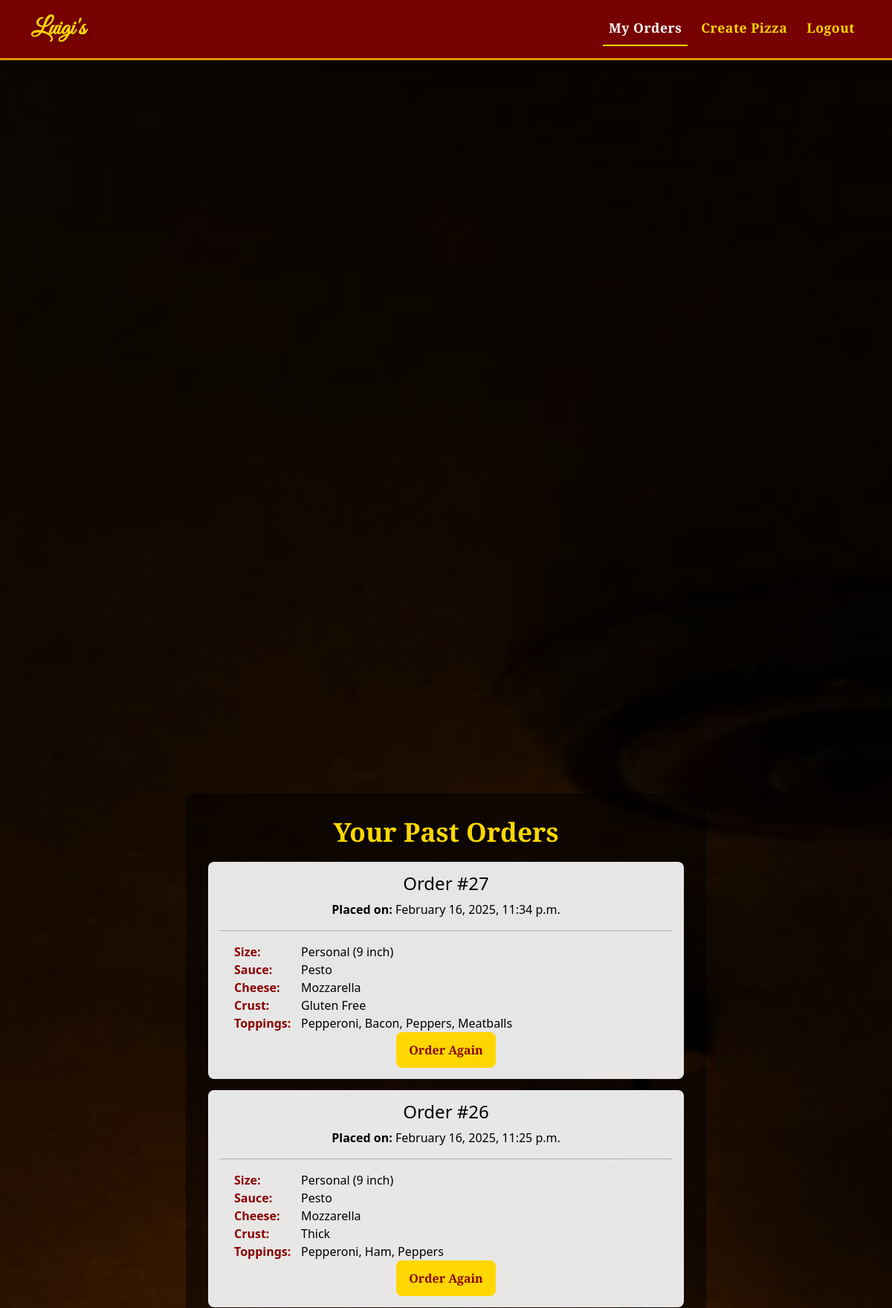
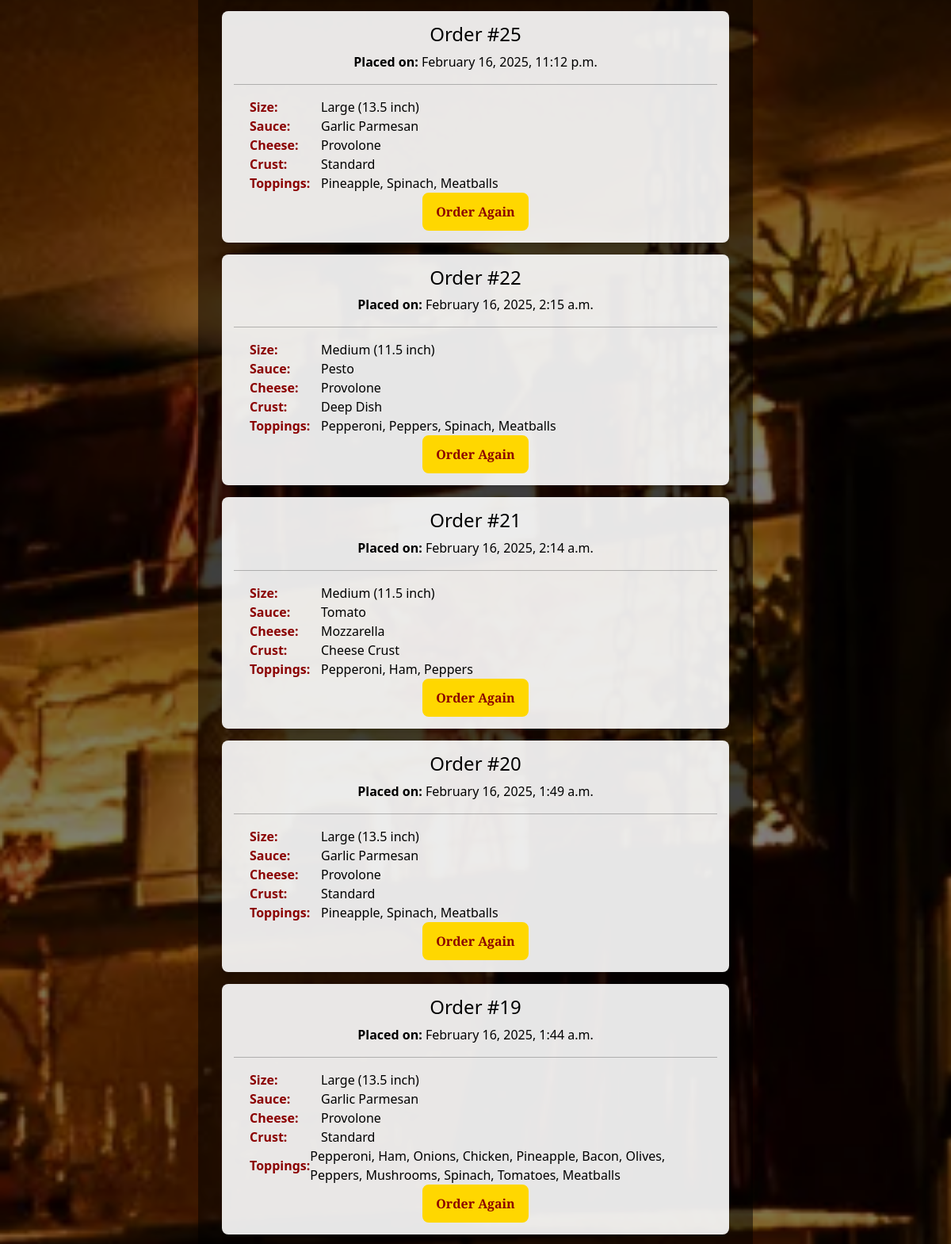
The app's page /order_history/ (signed in, upper part) with its own data (2 pictures, top to bottom).
### orders/models.py (models this page shows, shortened)
class Order(models.Model):
    user = models.ForeignKey(settings.AUTH_USER_MODEL, on_delete=models.CASCADE)
    pizza = models.ForeignKey(Pizza, on_delete=models.CASCADE)
    name = models.CharField(max_length=100)
    address = models.TextField()
    card_number = models.CharField(max_length=16)
    card_expiry = models.CharField(max_length=7)
    card_cvv = models.CharField(max_length=3)
    timestamp = models.DateTimeField(auto_now_add=True)

class Pizza(models.Model):
    size = models.ForeignKey(PizzaSize, on_delete=models.CASCADE)
    crust = models.ForeignKey(PizzaCrust, on_delete=models.CASCADE)
    sauce = models.ForeignKey(PizzaSauce, on_delete=models.CASCADE)
    cheese = models.ForeignKey(PizzaCheese, on_delete=models.CASCADE)
    toppings = models.ManyToManyField(Topping)

class PizzaSize(models.Model):
    name = models.CharField(max_length=20)

class PizzaSauce(models.Model):
    name = models.CharField(max_length=20)

class PizzaCheese(models.Model):
    name = models.CharField(max_length=20)

class PizzaCrust(models.Model):
    name = models.CharField(max_length=20)

class Topping(models.Model):
    name = models.CharField(max_length=20)

### orders/views.py (the view)
# urls.py: path('order_history/', views.order_history, name='order_history'),
@login_required
def order_history(request):
    orders = Order.objects.filter(user=request.user).order_by('-id')
    return render(request, 'orders/order_history.html', {'orders': orders})

### orders/templates/orders/order_history.html (shortened to what this page needs)
{% extends 'orders/base.html' %}
{% load static %}
{% block content %}
<div class="content-wrapper">
    <div class="container orders-container">
        <h2 class="page-title">Your Past Orders</h2>
        {% if orders %}
            <div class="orders-list">
                {% for order in orders|dictsortreversed:"id" %}
                    <div class="order-card">
                        <h4>Order #{{ order.id }}</h4>
                        <p class="order-date"><strong>Placed on:</strong> {{ order.timestamp|date:"F j, Y, g:i a" }}</p>
                        <hr>
                        <div class="order-details">
                            <div><strong>Size:</strong> <span>{{ order.pizza.size.name }}</span></div>
                            <div><strong>Sauce:</strong> <span>{{ order.pizza.sauce.name }}</span></div>
                            <div><strong>Cheese:</strong> <span>{{ order.pizza.cheese.name }}</span></div>
                            <div><strong>Crust:</strong> <span>{{ order.pizza.crust.name }}</span></div>
                            <div><strong>Toppings:</strong>
                                <span>
                                    {% for topping in order.pizza.toppings.all %}
                                        {{ topping.name }}{% if not forloop.last %}, {% endif %}
                                    {% empty %}
                                        No Toppings
                                    {% endfor %}
                                </span>
                            </div>
                        </div>
                        <a href="{% url 'order_again' order.id %}" class="btn custom-btn">Order Again</a>
                    </div>
                {% endfor %}
            </div>
        {% else %}
            <p class="no-orders">You have no past orders.</p>
        {% endif %}
    </div>
</div>
{% endblock %}

### records on screen
Order: id "27", timestamp "February 16, 2025, 11:34 p.m.", pizza.size.name "Personal (9 inch)", pizza.sauce.name "Pesto", pizza.cheese.name "Mozzarella", pizza.crust.name "Gluten Free"
Topping: name "Pepperoni"
Topping: name "Bacon"
Topping: name "Peppers"
Topping: name "Meatballs"
Order: id "26", timestamp "February 16, 2025, 11:25 p.m.", pizza.size.name "Personal (9 inch)", pizza.sauce.name "Pesto", pizza.cheese.name "Mozzarella", pizza.crust.name "Thick"
Topping: name "Ham"
Order: id "25", timestamp "February 16, 2025, 11:12 p.m.", pizza.size.name "Large (13.5 inch)", pizza.sauce.name "Garlic Parmesan", pizza.cheese.name "Provolone", pizza.crust.name "Standard"
Topping: name "Pineapple"
Topping: name "Spinach"
Order: id "22", timestamp "February 16, 2025, 2:15 a.m.", pizza.size.name "Medium (11.5 inch)", pizza.sauce.name "Pesto", pizza.cheese.name "Provolone", pizza.crust.name "Deep Dish"
Order: id "21", timestamp "February 16, 2025, 2:14 a.m.", pizza.size.name "Medium (11.5 inch)", pizza.sauce.name "Tomato", pizza.cheese.name "Mozzarella", pizza.crust.name "Cheese Crust"
Order: id "20", timestamp "February 16, 2025, 1:49 a.m.", pizza.size.name "Large (13.5 inch)", pizza.sauce.name "Garlic Parmesan", pizza.cheese.name "Provolone", pizza.crust.name "Standard"
Order: id "19", timestamp "February 16, 2025, 1:44 a.m.", pizza.size.name "Large (13.5 inch)", pizza.sauce.name "Garlic Parmesan", pizza.cheese.name "Provolone", pizza.crust.name "Standard"
Topping: name "Onions"
Topping: name "Chicken"
Topping: name "Olives"
Topping: name "Mushrooms"
Topping: name "Tomatoes"
